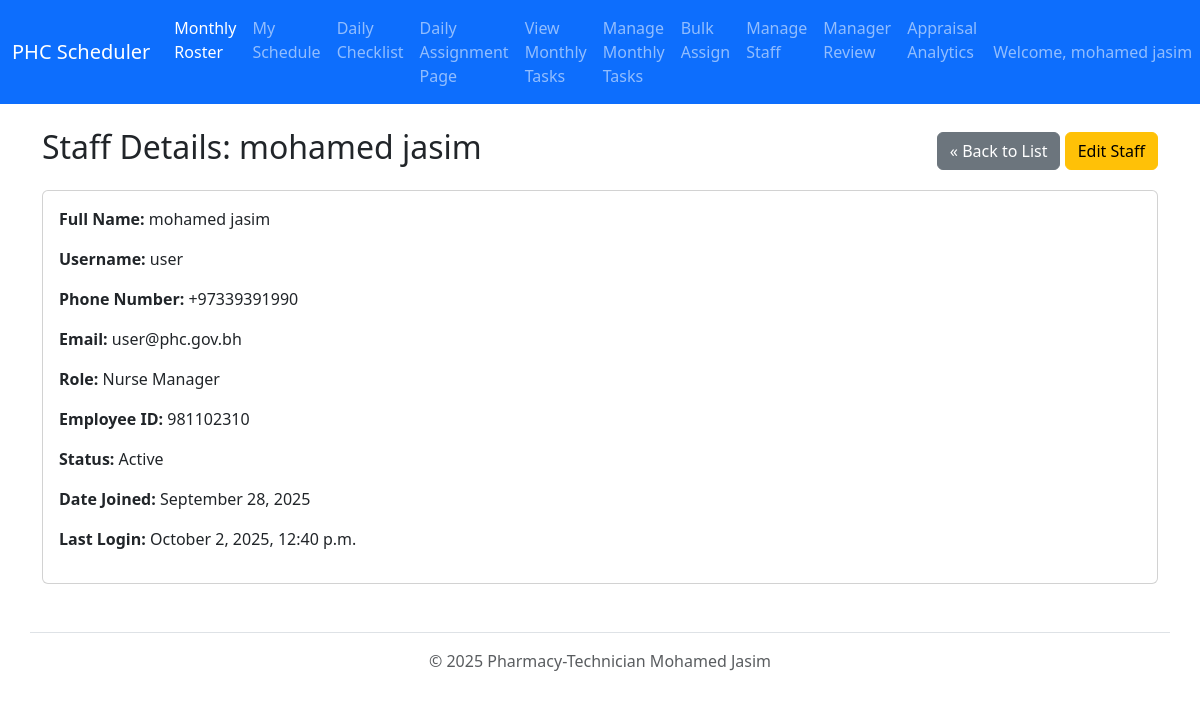
The app's page /staff/1/ (signed in), older data.
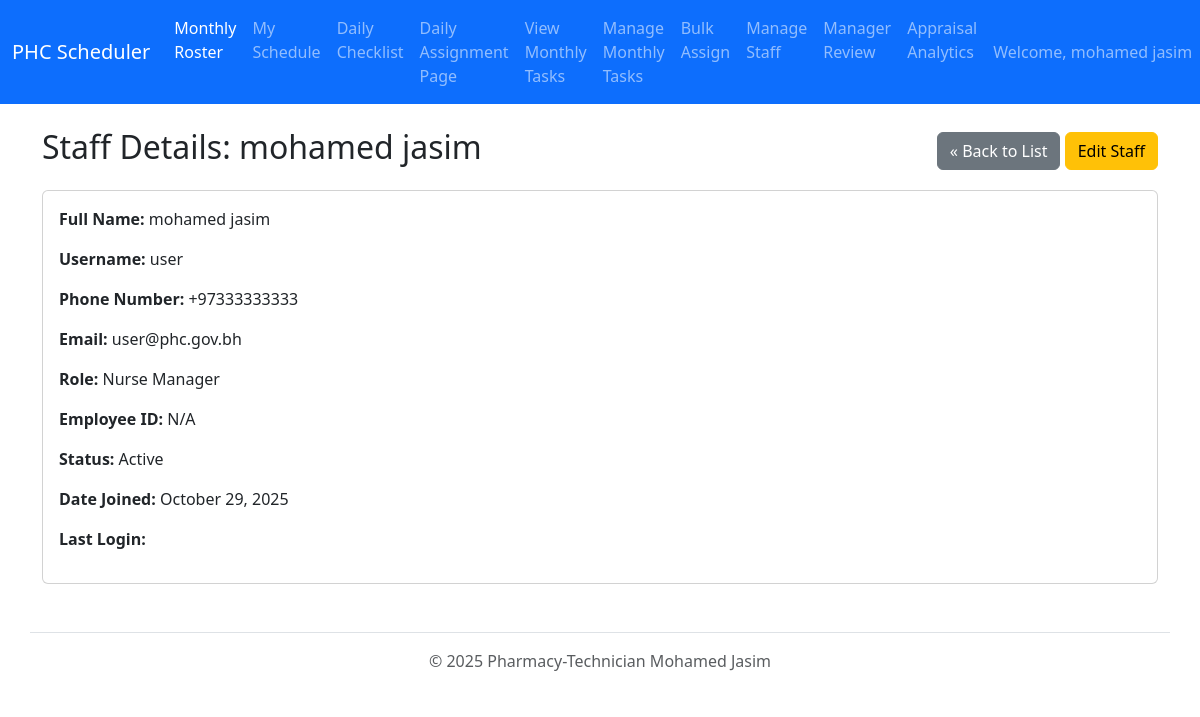
The same page, newer data.
### main_app/models.py (models this page shows, shortened)
class User(AbstractUser):
    class Role(models.TextChoices):
        NURSE = 'NURSE', 'Nurse'
        MAS = 'MAS', 'MAS (Auxiliary)'
        NURSE_MANAGER = 'MANAGER', 'Nurse Manager'
    username = models.CharField(
        max_length=150,
        unique=True,
        help_text="The part of the email before @phc.gov.bh"
    )
    email = models.EmailField(blank=True)
    phone_number = PhoneNumberField(
        unique=True,
        region='BH',
        help_text="Must be a unique Bahraini phone number."
    )
    employee_id = models.IntegerField(unique=True, blank=True, null=True)
    role = models.CharField(max_length=7, choices=Role.choices, default=Role.NURSE)
    USERNAME_FIELD = 'username'
    REQUIRED_FIELDS = ['first_name', 'last_name', 'phone_number']
    @property
    def full_email(self):
        return f"{self.username}@phc.gov.bh"

### main_app/views.py (the view)
# urls.py: path('staff/<int:pk>/', views.StaffDetailView.as_view(), name='staff_detail'),
class StaffDetailView(LoginRequiredMixin, ManagerRequiredMixin, DetailView):
    model = User
    template_name = 'staff_detail.html'
    context_object_name = 'staff_member'

### main_app/views.py (called while the page is built)
    def test_func(self):
        return self.request.user.role == "MANAGER"

### main_app/templates/staff_detail.html (shortened to what this page needs)
{% extends 'base.html' %}
{% block content %}
<div class="d-flex justify-content-between align-items-center mb-3">
        <h2>Staff Details: {{ staff_member.get_full_name }}</h2>
        <div>
            <a href="{% url 'main_app:staff_list' %}" class="btn btn-secondary">&laquo; Back to List</a>
            <a href="{% url 'main_app:staff_edit' staff_member.pk %}" class="btn btn-warning">Edit Staff</a>
        </div>
    </div>
    <div class="card">
        <div class="card-body">
            <p><strong>Full Name:</strong> {{ staff_member.get_full_name }}</p>
            <p><strong>Username:</strong> {{ staff_member.username }}</p>
            <p><strong>Phone Number:</strong> {{ staff_member.phone_number }}</p>
            <p><strong>Email:</strong> {{ staff_member.full_email }}</p>
            <p><strong>Role:</strong> {{ staff_member.get_role_display }}</p>
            <p><strong>Employee ID:</strong> {{ staff_member.employee_id|default:"N/A" }}</p>
            <p><strong>Status:</strong> {% if staff_member.is_active %}Active{% else %}Inactive{% endif %}</p>
            <p><strong>Date Joined:</strong> {{ staff_member.date_joined|date:"F j, Y" }}</p>
            <p><strong>Last Login:</strong> {{ staff_member.last_login|date:"F j, Y, P" }}</p>
        </div>
    </div>
{% endblock %}

### main_app/templates/base.html (shortened to what this page needs)
{% load static %}
<!DOCTYPE html>
<html lang="en">
<head>
  <link href="https://cdn.jsdelivr.net/npm/bootstrap@5.3.3/dist/css/bootstrap.min.css" rel="stylesheet">
  <link rel="stylesheet" href="{% static 'css/print.css' %}" media="print">
</head>
<body>
  <nav class="navbar navbar-expand-lg navbar-dark bg-primary">
    <div class="container-fluid">
      <a class="navbar-brand" href="{% url 'main_app:index' %}">PHC Scheduler</a>
      <div class="collapse navbar-collapse" id="navbarNav">
        <div class="navbar-nav me-auto">
          <a class="nav-link active" href="{% url 'main_app:index' %}">Monthly Roster</a>
          <a class="nav-link" href="{% url 'main_app:my_schedule' %}">My Schedule</a>
          <a class="nav-link" href="{% url 'main_app:checklist' %}">Daily Checklist</a>
          {% if request.user.role == 'MANAGER' %}
          <a class="nav-link" href="{% url 'main_app:daily_assign_redirect' %}">Daily Assignment Page</a>
          <a class="nav-link" href="{% url 'main_app:monthly_assignment_today' %}">View Monthly Tasks</a>
          <a class="nav-link" href="{% url 'main_app:monthly_assignment_list' %}">Manage Monthly Tasks</a>
          <a class="nav-link" href="{% url 'main_app:bulk_assign' %}">Bulk Assign</a>
          <a class="nav-link" href="{% url 'main_app:staff_list' %}">Manage Staff</a>
          <a class="nav-link" href="{% url 'main_app:manager_review' %}">Manager Review</a>
          <a class="nav-link" href="{% url 'main_app:appraisal_analytics' %}">Appraisal Analytics</a>
          {% endif %}
        </div>
        <div class="navbar-nav">
          <li class="nav-item dropdown">
            <a class="nav-link dropdown-toggle" href="#" role="button" data-bs-toggle="dropdown">
              Welcome, {{ request.user.get_full_name }}
            </a>
          </li>
        </div>
      </div>
    </div>
  </nav>
  <main class="container mt-4">
    {% block content %}
    {% endblock %}
  </main>
  <footer class="container mt-5 py-3 text-center text-muted border-top">
    &copy; 2025 Pharmacy-Technician Mohamed Jasim
  </footer>
</body>
</html>

Row changes from the older to the newer data that the page shows:
changed User "mohamed jasim": phone_number "+97339391990" → "+97333333333"; employee_id "981102310" → "N/A"; date_joined "September 28, 2025" → "October 29, 2025"; last_login "October 2, 2025, 12:40 p.m." → (not shown)
